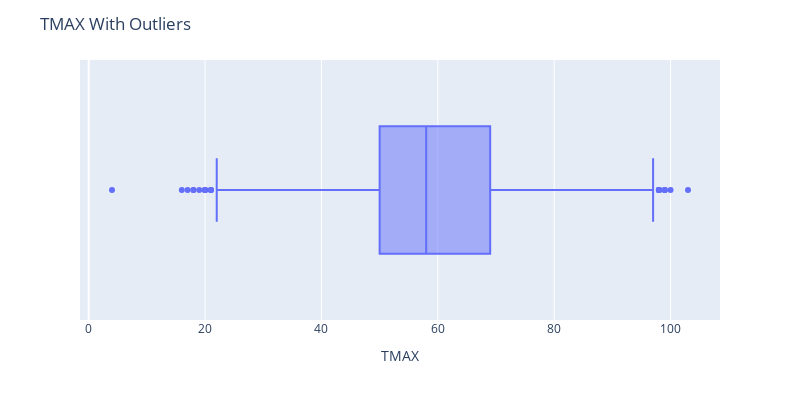
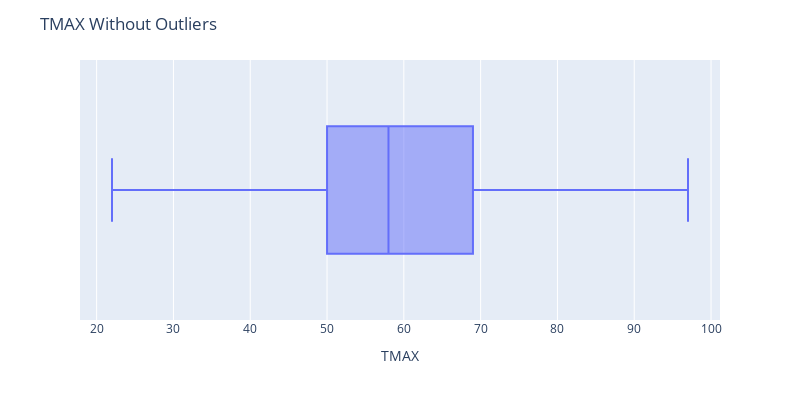

Notebook code for these charts, in order:
### Markdown cell above
**TMAX**

### Code cell
# Detect

fig = px.box(df, x='TMAX')
fig.update_layout(
    title='TMAX With Outliers',
    width=800, 
    height=400,
)
fig.show()

# Identify
lower_bound, upper_bound = get_bounds(df['TMAX'])
print(f'Lower Bound:{lower_bound}\nUpper Bound: {upper_bound}')

# Drop

df_TMAX = df[(df['TMAX'] >= lower_bound) & (df['TMAX'] <= upper_bound)]

# Visualize

fig = px.box(df_TMAX, x='TMAX')
fig.update_layout(
    title='TMAX Without Outliers',
    width=800, 
    height=400,
)
fig.show()

### Figure 1 — Plotly figure (JSON) as saved in the notebook; plotly's stock layout.template omitted (floating-point values rounded to 4 significant figures; data arrays with more than 128 entries replaced by an {"elided": "..."} marker saying what was removed)
{"data": [{"alignmentgroup": "True", "hovertemplate": "TMAX=%{x}<extra></extra>", "legendgroup": "", "marker": {"color": "#636efa"}, "name": "", "notched": false, "offsetgroup": "", "orientation": "h", "showlegend": false, "type": "box", "x": {"elided": "25551 int values"}, "x0": " ", "xaxis": "x", "y0": " ", "yaxis": "y"}], "layout": {"boxmode": "group", "height": 400, "legend": {"tracegroupgap": 0}, "margin": {"t": 60}, "title": {"text": "TMAX With Outliers"}, "width": 800, "xaxis": {"anchor": "y", "domain": [0, 1], "title": {"text": "TMAX"}}, "yaxis": {"anchor": "x", "domain": [0, 1]}}}

### Figure 2 — Plotly figure (JSON) as saved in the notebook; plotly's stock layout.template omitted (floating-point values rounded to 4 significant figures; data arrays with more than 128 entries replaced by an {"elided": "..."} marker saying what was removed)
{"data": [{"alignmentgroup": "True", "hovertemplate": "TMAX=%{x}<extra></extra>", "legendgroup": "", "marker": {"color": "#636efa"}, "name": "", "notched": false, "offsetgroup": "", "orientation": "h", "showlegend": false, "type": "box", "x": {"elided": "25527 int values"}, "x0": " ", "xaxis": "x", "y0": " ", "yaxis": "y"}], "layout": {"boxmode": "group", "height": 400, "legend": {"tracegroupgap": 0}, "margin": {"t": 60}, "title": {"text": "TMAX Without Outliers"}, "width": 800, "xaxis": {"anchor": "y", "domain": [0, 1], "title": {"text": "TMAX"}}, "yaxis": {"anchor": "x", "domain": [0, 1]}}}
